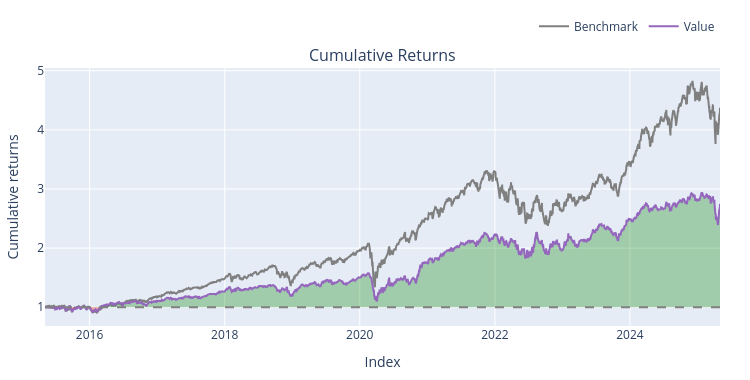

The notebook cell saved with this chart:
### Code cell
#WITH 10% STOPLOSS

macd_dict = {}
signal_dict = {}
hist_dict = {}
rsi_dict = {}

for ticker in close_df.columns:
    prices = close_df[ticker].to_numpy(dtype=np.float64)

    macd, signal, hist = talib.MACD(
        prices,
        fastperiod=12,
        slowperiod=26,
        signalperiod=9
    )

    rsi = talib.RSI(
        prices,
        timeperiod=14
    )

    macd_dict[ticker] = macd
    signal_dict[ticker] = signal
    hist_dict[ticker] = hist
    rsi_dict[ticker] = rsi

macd_df = pd.DataFrame(macd_dict, index=close_df.index)
signal_df = pd.DataFrame(signal_dict, index=close_df.index)
hist_df = pd.DataFrame(hist_dict, index=close_df.index)
rsi_df = pd.DataFrame(rsi_dict, index = close_df.index )

entries = macd_df >= signal_df
exits = macd_df < signal_df


backtest5 = vbt.Portfolio.from_signals(
    close=close_df,
    entries=entries,
    exits=exits,
    init_cash=100_000.0,
    size=0.1,                         
    size_type='percent',
    cash_sharing=True,                 
    group_by=True,                     
    freq='1D',
    fees=0.001,
    sl_stop = 0.20,
       
)


print(backtest5.stats())
backtest5.plot().show()

### Figure 1 — Plotly figure (JSON) as saved in the notebook; plotly's stock layout.template omitted (floating-point values rounded to 4 significant figures; data arrays with more than 128 entries replaced by an {"elided": "..."} marker saying what was removed)
{"data": [{"legendgroup": "0", "line": {"color": "#7f7f7f"}, "name": "Benchmark", "showlegend": true, "type": "scatter", "uid": "adcffbaf-26d8-4e71-9475-300d0a260015", "x": {"elided": "2515 str values"}, "xaxis": "x", "y": {"elided": "2515 float values"}, "yaxis": "y"}, {"hoverinfo": "skip", "legendgroup": "1", "line": {"color": "rgba(0, 0, 0, 0)", "width": 0}, "opacity": 0, "showlegend": false, "type": "scatter", "uid": "295e19b0-7eb0-4a73-98a1-81b7801c2f3f", "x": {"elided": "2515 str values"}, "xaxis": "x", "y": {"elided": "2515 int values"}, "yaxis": "y"}, {"connectgaps": false, "fill": "tonexty", "fillcolor": "rgba(0, 128, 0, 0.3)", "hoverinfo": "skip", "legendgroup": "1", "line": {"color": "rgba(0, 0, 0, 0)", "width": 0}, "opacity": 0, "showlegend": false, "type": "scatter", "uid": "22a57d3f-8e9b-4c8c-879f-c08f9b2d79c0", "x": {"elided": "2515 str values"}, "xaxis": "x", "y": {"elided": "2515 float values"}, "yaxis": "y"}, {"hoverinfo": "skip", "legendgroup": "1", "line": {"color": "rgba(0, 0, 0, 0)", "width": 0}, "opacity": 0, "showlegend": false, "type": "scatter", "uid": "b81c4d7c-ccc9-42da-b2ea-f5773e975ea1", "x": {"elided": "2515 str values"}, "xaxis": "x", "y": {"elided": "2515 int values"}, "yaxis": "y"}, {"connectgaps": false, "fill": "tonexty", "fillcolor": "rgba(255, 0, 0, 0.3)", "hoverinfo": "skip", "legendgroup": "1", "line": {"color": "rgba(0, 0, 0, 0)", "width": 0}, "opacity": 0, "showlegend": false, "type": "scatter", "uid": "bcdb4f2f-8ca5-48eb-9975-1cda4569fcdc", "x": {"elided": "2515 str values"}, "xaxis": "x", "y": {"elided": "2515 float values"}, "yaxis": "y"}, {"legendgroup": "2", "line": {"color": "#9467bd"}, "name": "Value", "showlegend": true, "type": "scatter", "uid": "8bceae43-bf9b-42e1-b4f1-22de5aa3e529", "x": {"elided": "2515 str values"}, "xaxis": "x", "y": {"elided": "2515 float values"}, "yaxis": "y"}, {"hoverinfo": "skip", "legendgroup": "1", "line": {"color": "rgba(0, 0, 0, 0)", "width": 0}, "opacity": 0, "showlegend": false, "type": "scatter", "uid": "134b10ee-e523-4026-a6ad-fee9d9fcf295", "x": {"elided": "2515 str values"}, "xaxis": "x", "y": {"elided": "2515 int values"}, "yaxis": "y"}], "layout": {"annotations": [{"font": {"size": 16}, "showarrow": false, "text": "Cumulative Returns", "x": 0.5, "xanchor": "center", "xref": "paper", "y": 1, "yanchor": "bottom", "yref": "paper"}], "height": 380, "legend": {"orientation": "h", "traceorder": "normal", "x": 1, "xanchor": "right", "y": 1.105, "yanchor": "bottom"}, "margin": {"b": 30, "l": 30, "r": 30, "t": 30}, "shapes": [{"line": {"color": "gray", "dash": "dash"}, "type": "line", "x0": 0, "x1": 1, "xref": "paper", "y0": 1, "y1": 1, "yref": "y"}], "showlegend": true, "width": 750, "xaxis": {"anchor": "y", "domain": [0, 1], "title": {"text": "Index"}}, "yaxis": {"anchor": "x", "domain": [0, 1], "title": {"text": "Cumulative returns"}}}}
